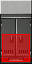

The image is a tile-based game level rendered from a .tmx file. Its description and source (layers, tilesets, objects; grid data summarised) follow:
An orthogonal 1x2 tile map with 32x32 px tiles, 2 tile layers (objects, collision), 1 hidden layer not drawn, 6 tilesets.

<map version="1.0" orientation="orthogonal" width="1" height="2" tilewidth="32" tileheight="32">
 <tileset firstgid="1" name="furniture-modern" tilewidth="32" tileheight="32">
  <image source="../maps/graphics/tiles/furniture-modern.png" width="512" height="512" />
 </tileset>
 <tileset firstgid="257" name="furniture-placement" tilewidth="32" tileheight="32">
  <image source="../maps/graphics/tiles/furniture-placement.png" width="64" height="64" />
  <tile id="2">
   <properties>
    <property name="constraint" value="ground" />
   </properties>
  </tile>
  <tile id="3">
   <properties>
    <property name="constraint" value="wall" />
   </properties>
  </tile>
 </tileset>
 <tileset firstgid="261" name="collision" tilewidth="32" tileheight="32">
  <image source="../maps/graphics/tiles/collision.png" width="64" height="32" />
  <tile id="0">
   <properties>
    <property name="collision" value="short" />
   </properties>
  </tile>
 </tileset>
 <tileset firstgid="263" name="furniture-lab" tilewidth="32" tileheight="32">
  <image source="../maps/graphics/tiles/furniture-lab.png" width="512" height="512" />
 </tileset>
 <tileset firstgid="519" name="future-obj3" tilewidth="32" tileheight="32">
  <image source="../image-atlases/future-obj3.png" width="512" height="512" />
 </tileset>
 <tileset firstgid="775" name="future-obj4" tilewidth="32" tileheight="32">
  <image source="../image-atlases/future-obj4.png" width="512" height="512" />
 </tileset>
 <layer name="objects" width="1" height="2">
  <data>[2 cells, 2 non-empty, 2 distinct tile ids]</data>
 </layer>
 <layer name="constraints" width="1" height="2" visible="0">
  <data>[2 cells, 2 non-empty, 2 distinct tile ids]</data>
 </layer>
 <layer name="collision" width="1" height="2">
  <data>[2 cells, 1 non-empty, 1 distinct tile ids]</data>
 </layer>
</map>
